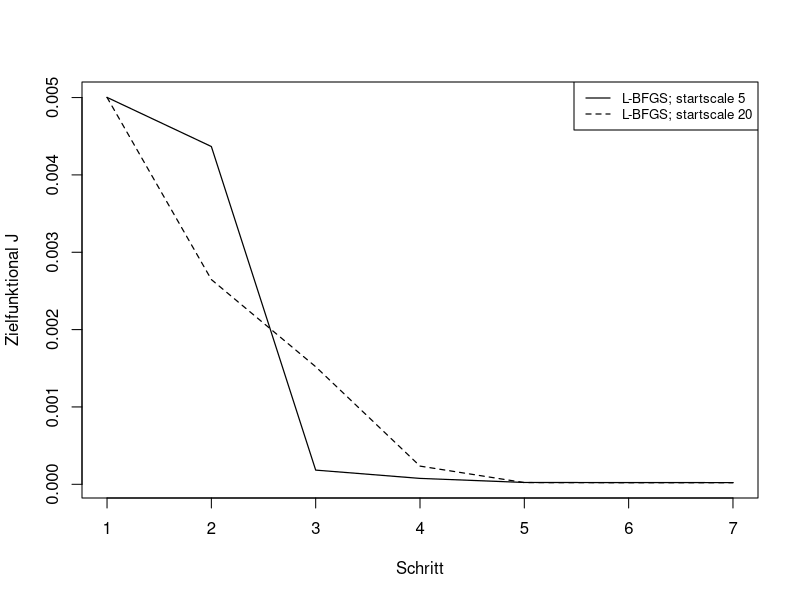

R code for this plot:

###########################
# CIRCLE BFGS STARTSCALES #
###########################

circle_bfgs_target_fine <- c(0.0050020339613128795,
                        0.004366895286903954,
                        0.00018324673045683518,
                        7.60975106912989e-05,
                        2.3616979799604923e-05,
                        2.1998748836033196e-05,
                        2.191295116998402e-05
                        )

circle_bfgs_target_fine_highstartscale <- c(0.0050020339613128795,
                                       0.0026471180665470803,
                                       0.0015198920379566455,
                                       0.0002351076757080779,
                                       2.2048605819768815e-05,
                                       2.0493945816415698e-05,
                                       2.0421041476375052e-05
                                       )




plot(circle_bfgs_target_fine, type = "l", lty = 1, lwd = 1.2, xlab = "Schritt", ylab = "Zielfunktional J")
lines(circle_bfgs_target_fine_highstartscale, type = "l", lty = 2, lwd = 1.2, col = "black")
legend("topright", legend = c("L-BFGS; startscale 5",
                              "L-BFGS; startscale 20"),
       box.lty = 1, cex = 0.8, lty = c(1, 2), col = c("black", "black"), lwd = c(1.2, 1.2))

